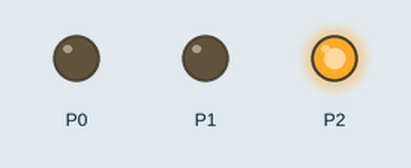
Recording of a program running on a simulated BBC micro:bit (MakeCode). Shown: output pins drawn as LEDs (lit = HIGH).

Above: at 2.5 s.
At 5.2 s:
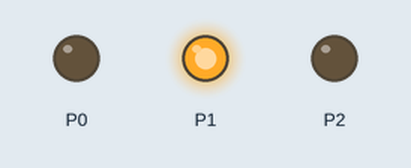
At 7.7 s:
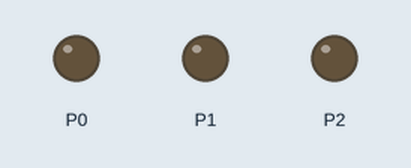
At 12.5 s:
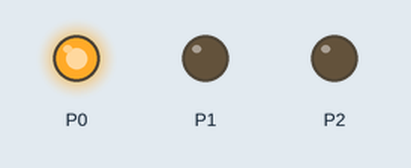
Timing chart, 0 to 19.5 s (numbered marks = the images above):
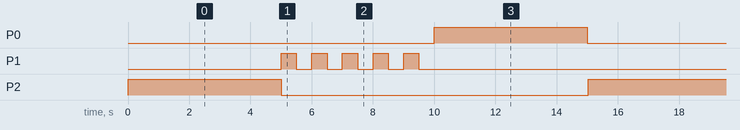

The program:

main.ts
```typescript
pins.digitalWritePin(DigitalPin.P0, 0)
pins.digitalWritePin(DigitalPin.P1, 0)
pins.digitalWritePin(DigitalPin.P2, 0)
basic.forever(function () {
    pins.digitalWritePin(DigitalPin.P2, 1)
    basic.pause(5000)
    pins.digitalWritePin(DigitalPin.P2, 0)
    for (let index = 0; index < 5; index++) {
        pins.digitalWritePin(DigitalPin.P1, 1)
        basic.pause(500)
        pins.digitalWritePin(DigitalPin.P1, 0)
        basic.pause(500)
    }
    pins.digitalWritePin(DigitalPin.P0, 1)
    basic.pause(5000)
    pins.digitalWritePin(DigitalPin.P0, 0)
})
```

test.ts
```typescript
// tests gaan hier; deze zal niet worden gecompileerd wanneer dit pakket wordt gebruikt als extensie.
```

Measured:
- by itself, P0, P2: alternates HIGH for 5.0 s and LOW for 10.0 s
- by itself, P1: repeats every 15.0 s: 4 × (LOW 0.50 s, HIGH 0.50 s), LOW 10.5 s, HIGH 0.50 s
- by itself, everything shown: repeats every 15.0 s, in 13 steps
